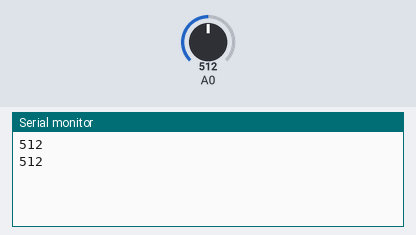
A sketch run on a simulated Arduino Uno, built with avr-gcc and run on an emulated ATmega328P. On the bench: the last lines printed to the serial monitor. Inputs (shaded band) come from the test bench; at power-on: A0 = 512.

Above: at 1.8 s.
1.9 s: A0 set to 716
At 2.8 s:
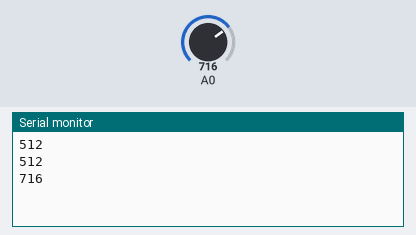
3.4 s: A0 set to 900
At 4.6 s:
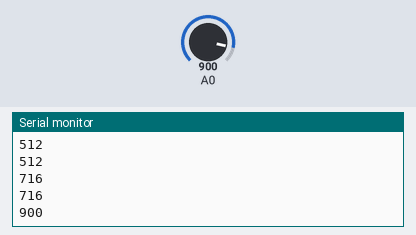
Timing chart, 0 to 6.4 s (numbered marks = the images above; inputs shaded):
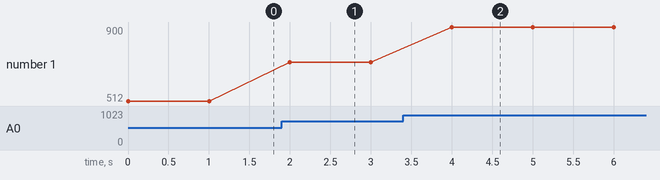

The sketch:

multiplexerStart.ino
```cpp
/*Multiplexer Start Code
Daniel Godrick
November 20,2015

This code is to check the functionality of the CD74HC4067 breakout board
Crawl!

Help was found on the Sparkfun website where it was purchased, and the bildr blog

The digital logic is a little backward. But not too hard to understand.
To simplify things, 1 is HIGH, 0 is LOW
0000 – 0
1000 – 1
0100 – 2
1100 – 3
0010 – 4
1010 – 5
0110 – 6
1110 – 7
0001 – 8
1001 – 9
0101 – 10
1101 – 11
0011 – 12
1011 – 13
0111 – 14
1111 – 15

*/

//First define output pins. These are used to choose the output from the multiplexer

const int s0 = 8;
const int s1 = 9;
const int s2 = 10;
const int s3 = 11;

void setup() {
// Define output pins - sets all to 0
for (int ii = 8; ii < 12; ii++){
  pinMode(ii,OUTPUT);
}

//Define input pin
pinMode(14,INPUT); // 14 is a0

Serial.begin(9600); //begin serial monitor

}

void loop() {

  read1();//used to choose a read channel.

  int aIN = analogRead(14);
  Serial.println(aIN);
  delay(1000);


}

void read1 (){

  digitalWrite(s0,1);
  digitalWrite(s1,0);
  digitalWrite(s2,0);
  digitalWrite(s3,1);
}
```

Measured:
- after the input at 1.9 s, the serial monitor: prints a new line after 0.10 s (image 1)
- after the input at 3.4 s, the serial monitor: prints a new line after 0.60 s (image 2)
- plotted number 1: 512 → 716 after the input at 1.9 s, 716 → 900 after the input at 3.4 s
